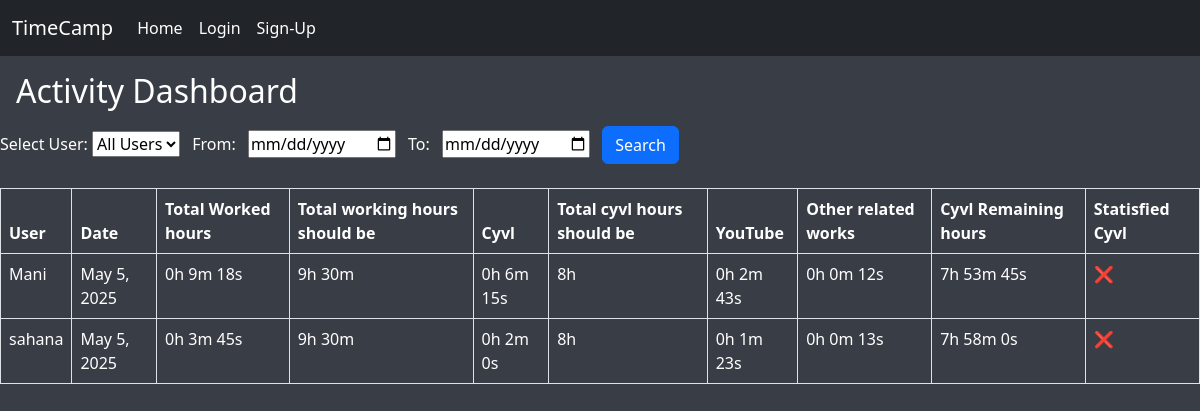
The page /dashboard/ (signed in) on the database its author committed.
### app1/models.py (models this page shows)
class ActivityLog(models.Model):
    user = models.ForeignKey(Users, on_delete=models.CASCADE)
    start_time = models.DateTimeField()
    stop_time = models.DateTimeField()
    date = models.DateField()
    cyvl_duration = models.DurationField(default=timedelta())
    youtube_duration = models.DurationField(default=timedelta())
    other_related_work_duration = models.DurationField(default=timedelta())
    working_hours = models.DurationField(default=timedelta())  # 👈 NEW FIELD
    def __str__(self):
        return f"{self.user.name} - {self.date}"

class Users(models.Model):
    name = models.CharField(max_length=30)
    email = models.EmailField()
    password = models.CharField(max_length=20)

### app1/views.py (the view)
# urls.py: path('dashboard/', views.activity_dashboard, name='activity_dashboard'),
def activity_dashboard(request):
    user_id = request.session.get('user_id')
    current_user = Users.objects.get(id=user_id)
    is_admin = current_user.name.lower() == "admin"
    all_users = Users.objects.all() if is_admin else None
    selected_user_id = request.GET.get('user_id')
    start_date_str = request.GET.get('start_date')
    end_date_str = request.GET.get('end_date')
    logs = ActivityLog.objects.all() if is_admin else ActivityLog.objects.filter(user=current_user)
    if is_admin:
        if selected_user_id and selected_user_id != 'all':
            try:
                logs = logs.filter(user_id=int(selected_user_id))
            except ValueError:
                logs = ActivityLog.objects.none()
    if start_date_str:
        try:
            start_date = datetime.strptime(start_date_str, '%Y-%m-%d').date()
            logs = logs.filter(date__gte=start_date)
        except ValueError:
            start_date = None
    else:
        start_date = None
    if end_date_str:
        try:
            end_date = datetime.strptime(end_date_str, '%Y-%m-%d').date()
            logs = logs.filter(date__lte=end_date)
        except ValueError:
            end_date = None
    else:
        end_date = None
    logs = logs.order_by('-date')
    print("logs: ",logs)
    for log in logs:
        print("log: ", log)
        cyvl = log.cyvl_duration
        print("cyvl: ",cyvl)
        log.fmt_cyvl = format_duration(cyvl)
        log.fmt_youtube = format_duration(log.youtube_duration)
        log.fmt_other = format_duration(log.other_related_work_duration)
        log.fmt_working = format_duration(log.working_hours)
        print(f"formated cyvl: {log.fmt_cyvl}")
        print(f"formated youtube: {log.fmt_youtube}")
        print(f"formated other: {log.fmt_other}")
        print(f"formated working: {log.fmt_working}")
        eight_hours = timedelta(hours=8)
        print(f"eight hours: {eight_hours}")
        if cyvl < eight_hours:
            remaining = eight_hours - cyvl
            print(f"remaining hours {remaining}")
            log.remaining_cyvl = format_duration(remaining)
            print(f"remaining fmt_hours: {log.remaining_cyvl}")
            log.satisfied = False
        else:
            log.remaining_cyvl = "-"
            log.satisfied = True
    return render(request, 'activity_dashboard.html', {
        'logs': logs,
        'is_admin': is_admin,
        'users': all_users,
        'selected_user_id': selected_user_id,
        'start_date': start_date_str,
        'end_date': end_date_str
    })

### app1/views.py (called while the page is built)
def format_duration(td):
    total_seconds = int(td.total_seconds())
    hours = total_seconds // 3600
    minutes = (total_seconds % 3600) // 60
    seconds = total_seconds % 60
    return f"{hours}h {minutes}m {seconds}s"

### templates/activity_dashboard.html (shortened to what this page needs)
{% extends 'base.html' %}
{% block content %}
<div class="d-flex justify-content-center" style="background-color: #393E46; height: 94vh;">
<div class="">
  <h2 class="text-white m-3">Activity Dashboard</h2>
  {% if is_admin %}
  <form method="GET" class="mb-4">
    <label class="text-white">Select User:</label>
    <select name="user_id">
      <option value="all" {% if selected_user_id == 'all' %}selected{% endif %}>All Users</option>
    </select>
    <label class="text-white mx-2">From:</label>
    <input type="date" name="start_date" value="{{ start_date }}">
    <label class="text-white mx-2">To:</label>
    <input type="date" name="end_date" value="{{ end_date }}">
    <button type="submit" class="btn btn-primary mx-2">Search</button>
  </form>
  {% endif %}
  <table class="table table-bordered text-white">
    <thead>
      <tr>
        <th>User</th>
        <th>Date</th>
        <th>Total Worked hours</th>
        <th>Total working hours should be</th>
        <th>Cyvl</th>
        <th>Total cyvl hours should be</th>
        <th>YouTube</th>
        <th>Other related works</th>
        <th>Cyvl Remaining hours</th>
        <th>Statisfied Cyvl</th>
      </tr>
    </thead>
    <tbody>
      {% for log in logs %}
        <tr>
          <td>{{ log.user.name }}</td>
          <td>{{ log.date }}</td>
          <td>{{ log.fmt_working }}</td>
          <td>9h 30m</td>
          <td>{{ log.fmt_cyvl }}</td>
          <td>8h</td>
          <td>{{ log.fmt_youtube }}</td>
          <td>{{ log.fmt_other }}</td>
          <td>{{ log.remaining_cyvl }}</td>
          <td>
            {% if log.satisfied %}
              ✔️
            {% else %}
              ❌
            {% endif %}
          </td>
        </tr>
      {% empty %}
        <tr><td colspan="7">No activity found.</td></tr>
      {% endfor %}
    </tbody>
  </table>
</div>
</div>
{% endblock %}

### templates/base.html (shortened to what this page needs)
<!DOCTYPE html>
<html lang="en">
<head>
    <link href="https://cdn.jsdelivr.net/npm/bootstrap@5.2.3/dist/css/bootstrap.min.css" rel="stylesheet">
</head>
<body>
    {% include 'partials/header.html' %}
    {% block content %}
    {% endblock %}
</body>
</html>

### templates/partials/header.html (shortened to what this page needs)
<nav class="navbar navbar-expand-lg bg-dark">
    <div class="container-fluid">
      <a class="navbar-brand text-white" href="{% url 'home' %}">TimeCamp</a>
      <div class="collapse navbar-collapse" id="navbarSupportedContent">
        <ul class="navbar-nav me-auto mb-2 mb-lg-0">
          <li class="nav-item">
            <a class="nav-link active text-white" aria-current="page" href="{% url 'home' %}">Home</a>
          </li>
          <li class="nav-item">
            <a class="nav-link text-white" href="{% url 'login' %}">Login</a>
          </li>
          <li class="nav-item">
            <a class="nav-link text-white" href="{% url 'signup' %}">Sign-Up</a>
          </li>
        </ul>
      </div>
    </div>
  </nav>

### rows shown on the page
ActivityLog: user.name "Mani", date "May 5, 2025", fmt_working "0h 9m 18s", fmt_cyvl "0h 6m 15s", fmt_youtube "0h 2m 43s", fmt_other "0h 0m 12s", remaining_cyvl "7h 53m 45s"
ActivityLog: user.name "sahana", date "May 5, 2025", fmt_working "0h 3m 45s", fmt_cyvl "0h 2m 0s", fmt_youtube "0h 1m 23s", fmt_other "0h 0m 13s", remaining_cyvl "7h 58m 0s"
